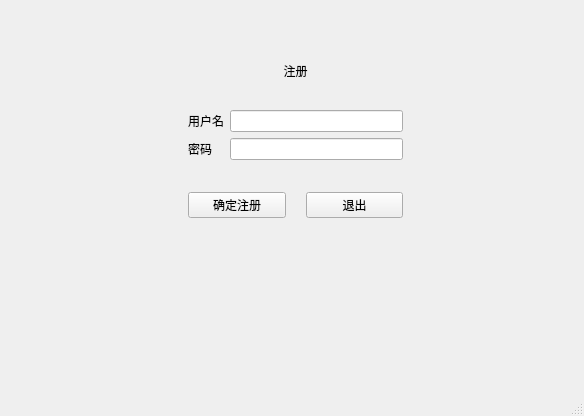
<?xml version="1.0" encoding="UTF-8"?>
<ui version="4.0">
 <class>Signup</class>
 <widget class="QMainWindow" name="Signup">
  <property name="geometry">
   <rect>
    <x>0</x>
    <y>0</y>
    <width>584</width>
    <height>416</height>
   </rect>
  </property>
  <property name="windowTitle">
   <string>MainWindow</string>
  </property>
  <widget class="QWidget" name="centralwidget">
   <widget class="QLabel" name="label">
    <property name="geometry">
     <rect>
      <x>260</x>
      <y>50</y>
      <width>71</width>
      <height>41</height>
     </rect>
    </property>
    <property name="text">
     <string>注册</string>
    </property>
    <property name="alignment">
     <set>Qt::AlignCenter</set>
    </property>
   </widget>
   <widget class="QWidget" name="layoutWidget">
    <property name="geometry">
     <rect>
      <x>188</x>
      <y>110</y>
      <width>215</width>
      <height>54</height>
     </rect>
    </property>
    <layout class="QFormLayout" name="formLayout">
     <item row="0" column="0">
      <widget class="QLabel" name="label_2">
       <property name="text">
        <string>用户名</string>
       </property>
      </widget>
     </item>
     <item row="0" column="1">
      <widget class="QLineEdit" name="line_name"/>
     </item>
     <item row="1" column="0">
      <widget class="QLabel" name="label_3">
       <property name="text">
        <string>密码</string>
       </property>
      </widget>
     </item>
     <item row="1" column="1">
      <widget class="QLineEdit" name="line_pwd"/>
     </item>
    </layout>
   </widget>
   <widget class="QWidget" name="layoutWidget">
    <property name="geometry">
     <rect>
      <x>188</x>
      <y>180</y>
      <width>215</width>
      <height>50</height>
     </rect>
    </property>
    <layout class="QHBoxLayout" name="horizontalLayout">
     <property name="spacing">
      <number>20</number>
     </property>
     <item>
      <widget class="QPushButton" name="btn_register">
       <property name="text">
        <string>确定注册</string>
       </property>
      </widget>
     </item>
     <item>
      <widget class="QPushButton" name="btn_quit">
       <property name="text">
        <string>退出</string>
       </property>
      </widget>
     </item>
    </layout>
   </widget>
  </widget>
  <widget class="QMenuBar" name="menubar">
   <property name="geometry">
    <rect>
     <x>0</x>
     <y>0</y>
     <width>584</width>
     <height>22</height>
    </rect>
   </property>
  </widget>
  <widget class="QStatusBar" name="statusbar"/>
 </widget>
 <resources/>
 <connections>
  <connection>
   <sender>btn_quit</sender>
   <signal>clicked()</signal>
   <receiver>Signup</receiver>
   <slot>close()</slot>
   <hints>
    <hint type="sourcelabel">
     <x>265</x>
     <y>225</y>
    </hint>
    <hint type="destinationlabel">
     <x>215</x>
     <y>215</y>
    </hint>
   </hints>
  </connection>
 </connections>
</ui>
